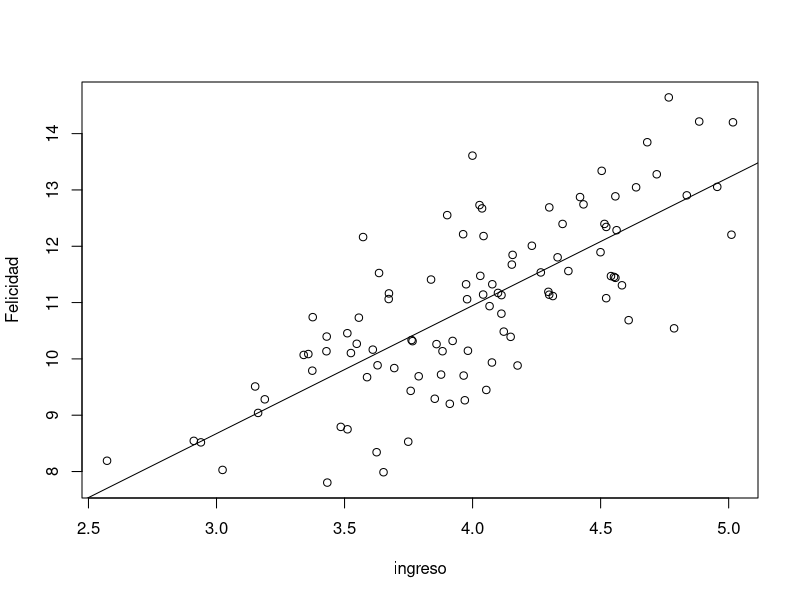

This chart was generated by the following R code:
a <- c(2, 3, 4)
b <- "Hello"
x <- rnorm(100, 4, 0.5)
y <- 3 + 2*x + rnorm(100, 0, 1)
pdf("grafica.pdf")
plot(x, y, xlab = "ingreso", ylab = "Felicidad")
abline(lm(y ~ x))
dev.off()
